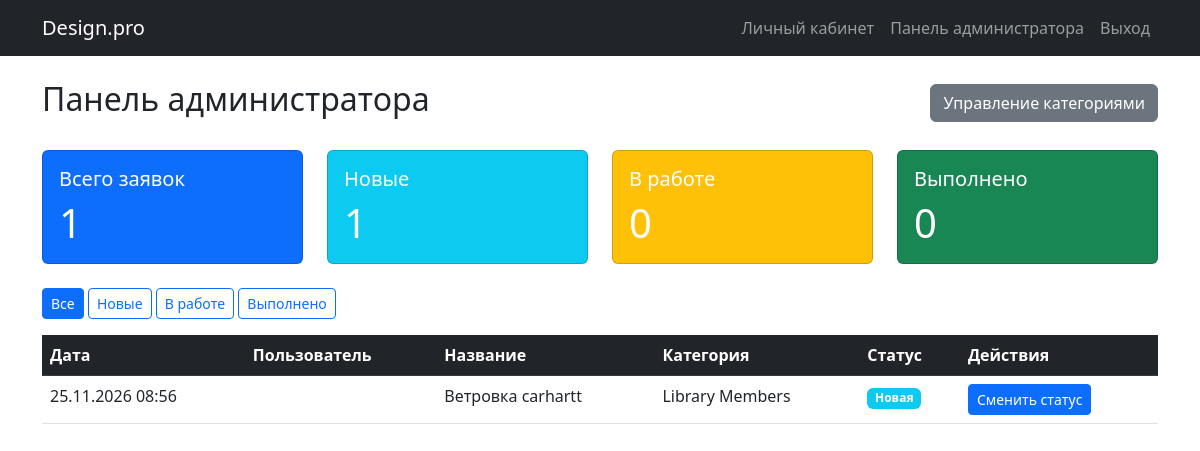
The page /admin-panel/dashboard/ (signed in) on the database as committed earlier.
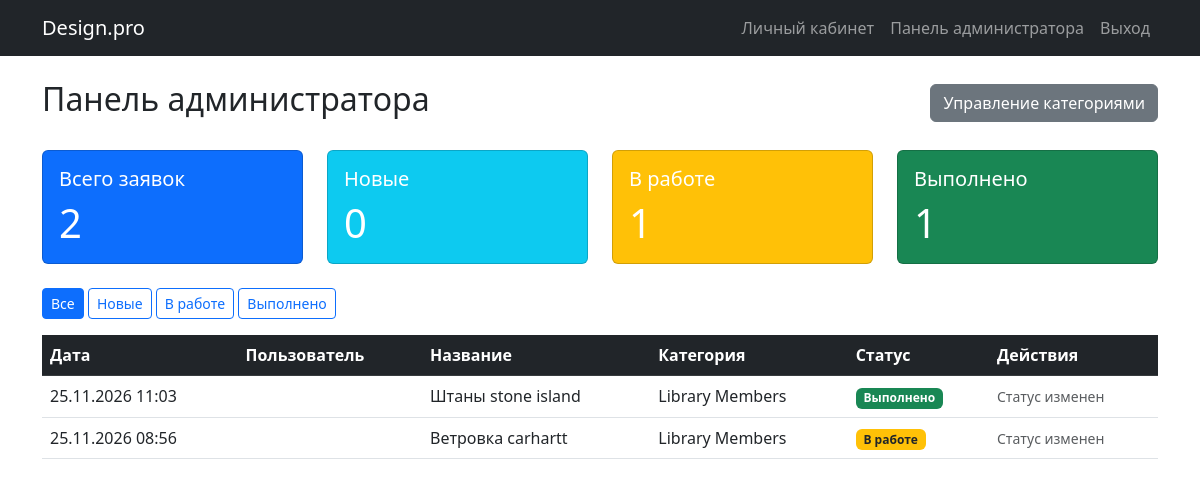
The same page on the database as committed later.
### portal/models.py (models this page shows, shortened)
class Request(models.Model):
    STATUS_CHOICES = [
        ('new', 'Новая'),
        ('in_progress', 'Принято в работу'),
        ('done', 'Выполнено'),
    ]
    user = models.ForeignKey(User, on_delete=models.CASCADE, verbose_name='Пользователь')
    title = models.CharField(max_length=200, verbose_name='Название')
    description = models.TextField(verbose_name='Описание')
    category = models.ForeignKey(Category, on_delete=models.CASCADE, verbose_name='Категория')
    photo = models.ImageField(upload_to='photos/', verbose_name='Фото помещения')
    design_image = models.ImageField(
        upload_to='designs/',
        blank=True, null=True,
        verbose_name='Изображение дизайна'
    )
    comment = models.TextField(blank=True, verbose_name='Комментарий')
    status = models.CharField(
        max_length=20,
        choices=STATUS_CHOICES,
        default='new',
        verbose_name='Статус'
    )
    created_at = models.DateTimeField(auto_now_add=True, verbose_name='Дата создания')

class Category(models.Model):
    name = models.CharField(max_length=100, verbose_name='Название категории')

### portal/views.py (the view)
# urls.py: path('admin-panel/dashboard/', views.admin_dashboard, name='admin_dashboard'),
@staff_member_required  # Доступ только для администраторов (is_staff=True)
def admin_dashboard(request):
    all_requests = Request.objects.all().order_by('-created_at')
    status_filter = request.GET.get('status')
    if status_filter:
        all_requests = all_requests.filter(status=status_filter)
    context = {
        'requests': all_requests,
        'status_filter': status_filter,
        'total_count': Request.objects.count(),
        'new_count': Request.objects.filter(status='new').count(),
        'in_progress_count': Request.objects.filter(status='in_progress').count(),
        'done_count': Request.objects.filter(status='done').count(),
    }
    return render(request, 'portal/admin_dashboard.html', context)

### templates/portal/admin_dashboard.html
{% extends 'base.html' %}
{% block content %}
<div class="d-flex justify-content-between align-items-center mb-4">
    <h2>Панель администратора</h2>
    <a href="{% url 'admin_categories' %}" class="btn btn-secondary">Управление категориями</a>
</div>
<div class="row mb-4">
    <div class="col-md-3">
        <div class="card text-white bg-primary">
            <div class="card-body">
                <h5 class="card-title">Всего заявок</h5>
                <p class="card-text display-6">{{ total_count }}</p>
            </div>
        </div>
    </div>
    <div class="col-md-3">
        <div class="card text-white bg-info">
            <div class="card-body">
                <h5 class="card-title">Новые</h5>
                <p class="card-text display-6">{{ new_count }}</p>
            </div>
        </div>
    </div>
    <div class="col-md-3">
        <div class="card text-white bg-warning">
            <div class="card-body">
                <h5 class="card-title">В работе</h5>
                <p class="card-text display-6">{{ in_progress_count }}</p>
            </div>
        </div>
    </div>
    <div class="col-md-3">
        <div class="card text-white bg-success">
            <div class="card-body">
                <h5 class="card-title">Выполнено</h5>
                <p class="card-text display-6">{{ done_count }}</p>
            </div>
        </div>
    </div>
</div>
<div class="mb-3">
    <a href="{% url 'admin_dashboard' %}" class="btn btn-sm {% if not status_filter %}btn-primary{% else %}btn-outline-primary{% endif %}">Все</a>
    <a href="{% url 'admin_dashboard' %}?status=new" class="btn btn-sm {% if status_filter == 'new' %}btn-primary{% else %}btn-outline-primary{% endif %}">Новые</a>
    <a href="{% url 'admin_dashboard' %}?status=in_progress" class="btn btn-sm {% if status_filter == 'in_progress' %}btn-primary{% else %}btn-outline-primary{% endif %}">В работе</a>
    <a href="{% url 'admin_dashboard' %}?status=done" class="btn btn-sm {% if status_filter == 'done' %}btn-primary{% else %}btn-outline-primary{% endif %}">Выполнено</a>
</div>
<div class="table-responsive">
    <table class="table table-hover">
        <thead class="table-dark">
            <tr>
                <th>Дата</th>
                <th>Пользователь</th>
                <th>Название</th>
                <th>Категория</th>
                <th>Статус</th>
                <th>Действия</th>
            </tr>
        </thead>
        <tbody>
            {% for req in requests %}
            <tr>
                <td>{{ req.created_at|date:"d.m.Y H:i" }}</td>
                <td>{{ req.user.full_name }}</td>
                <td>{{ req.title }}</td>
                <td>{{ req.category.name }}</td>
                <td>
                    {% if req.status == 'new' %}<span class="badge bg-info">Новая</span>
                    {% elif req.status == 'in_progress' %}<span class="badge bg-warning text-dark">В работе</span>
                    {% elif req.status == 'done' %}<span class="badge bg-success">Выполнено</span>
                    {% endif %}
                </td>
                <td>
                    {% if req.status == 'new' %}
                        <a href="{% url 'change_status' req.pk %}" class="btn btn-primary btn-sm">Сменить статус</a>
                    {% else %}
                        <span class="text-muted small">Статус изменен</span>
                    {% endif %}
                </td>
            </tr>
            {% empty %}
            <tr>
                <td colspan="6" class="text-center py-4">Нет заявок.</td>
            </tr>
            {% endfor %}
        </tbody>
    </table>
</div>
{% endblock %}

Rows that differ between the two databases and show on the page:
added Request: created_at "25.11.2026 11:03", title "Штаны stone island", category.name "Library Members", status "Выполнено"
changed Request "Ветровка carhartt": status "Новая Сменить статус" → "В работе Статус изменен"
Other text that changed with them:
{{ total_count }}: "1" → "2"
{{ new_count }}: "1" → "0"
{{ in_progress_count }}: "0" → "1"
{{ done_count }}: "0" → "1"
